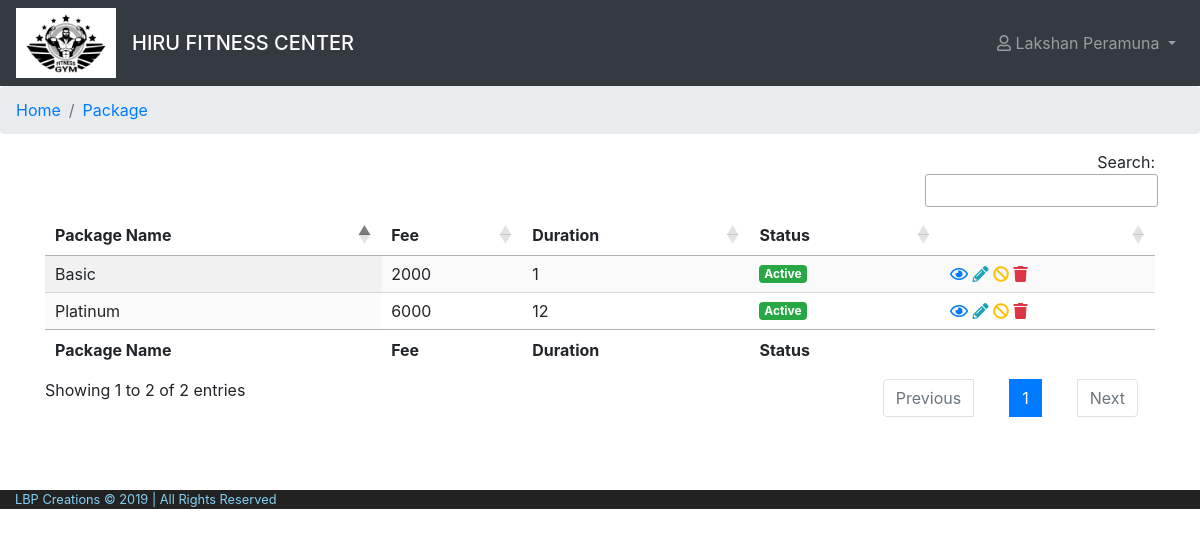
Before: /cms/view/Package.php (signed in) with the older database file.
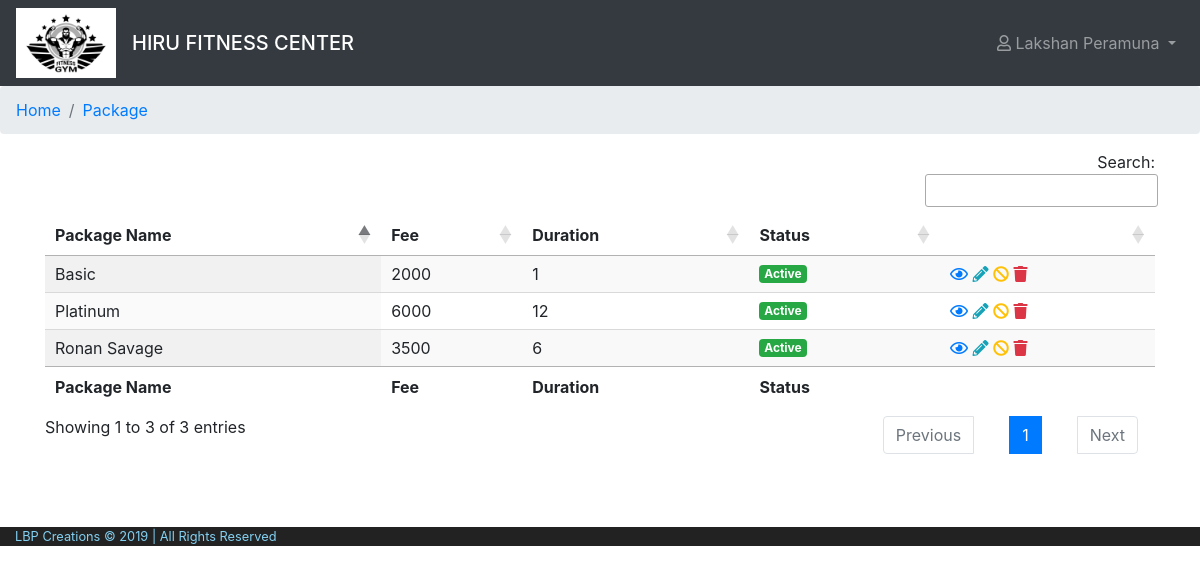
After: the same page with the newer database file.
### tables this page shows
CREATE TABLE `package` (
  `package_id` int(20) NOT NULL,
  `package_name` varchar(255) NOT NULL,
  `package_description` text NOT NULL,
  `fee` float NOT NULL,
  `duration` int(11) NOT NULL,
  `image` varchar(255) DEFAULT NULL,
  `lmd` datetime NOT NULL DEFAULT CURRENT_TIMESTAMP ON UPDATE CURRENT_TIMESTAMP,
  `status` char(1) NOT NULL COMMENT 'A = Active , I = Inactive, D = Deleted'
);

### model/package.php (called while the page is built, shortened)
<?php
class Package{
    public static function displayAllPackage(){
        $con=$GLOBALS['con'];
        $sql="  SELECT  package.package_id,
                        package.package_name,
                        package.fee,
                        package.duration,
                        package.image,
                        package.status
                FROM package
                WHERE package.status != 'D'
                ORDER BY package_id DESC";
        $result=$con->query($sql);
        return $result;
    }
}

### cms/view/Package.php (the view, shortened to what this page needs)
<?php include '../layout/header.php'; ?>
<?php include '../../model/package.php'; ?>
<?php
$allPackage = Package::displayAllPackage();
?>
<body>
    <?php include '../layout/navBar.php';?>
    <nav aria-label="breadcrumb">
    <ol class="breadcrumb">
        <li class="breadcrumb-item" aria-current="page"><a href="dashboard.php">Home</a></li>
        <li class="breadcrumb-item active" aria-current="page"><a href="#">Package</a></li>
    </ol>
    </nav>
    <div class="container">
        <table id="example" class="display" style="width:100%">
            <thead>
                <tr>
                    <th>Package Name</th>
                    <th>Fee</th>
                    <th>Duration</th>
                    <th>Status</th>
                    <th>&nbsp;</th>
                </tr>
            </thead>
            <tbody>
                <?php
                    while($row = $allPackage->fetch_assoc()) {
                        if($row['status']==Package::ACTIVE){
                            $status="Active";
                        }elseif($row['status']==Package::INACTIVE){
                            $status="Inactive";
                        }
                ?>
                <tr <?php if($row['status']==Package::DELETED){ echo "style='display: none;'";}?>>
                    <td><?php echo ucfirst($row['package_name']); ?></td>
                    <td><?php echo ucfirst($row['fee']); ?></td>
                    <td><?php echo $row['duration']; ?></td>
                    <td><span class="badge <?php if($row['status']==Package::ACTIVE){echo "badge-success";}else{echo "badge-danger";}?>"><?php echo $status; ?></span></td>
                    <td>
                            <a data-toggle="tooltip" data-placement="top" title="View" href="../../controller/packageController.php?package_id=<?php echo $row['package_id']?>&status=View"><i class="far fa-eye text-primary"></i></a>
                            <a data-toggle="tooltip" data-placement="top" title="Edit" href="../../controller/packageController.php?package_id=<?php echo $row['package_id']?>&status=Edit"><i class="fas fa-pencil-alt text-info"></i></a>
                        <?php
                            $packageId = $row['package_id'];
                            if($row['status']==Package::ACTIVE){
                                echo "<a data-toggle='tooltip' data-placement='top' title='Deactivate' href='../../controller/packageController.php?package_id='.$packageId.'&status=Deactivate'><i class='fas fa-ban text-warning'></i></a>";
                            }elseif($row['status']==Package::INACTIVE){
                                echo "<a data-toggle='tooltip' data-placement='top' title='Activate' href='../../controller/packageController.php?package_id='.$packageId.'&status=Activate'><i class='far fa-check-circle text-success'></i></a>";
                            }
                        ?>
                            <a data-toggle="tooltip" data-placement="top" title="Delete"><i class="fas fa-trash text-danger"></i></a>
                    </td>
                </tr>
                    <?php } ?>
            </tbody>
            <tfoot>
                <tr>
                    <th>Package Name</th>
                    <th>Fee</th>
                    <th>Duration</th>
                    <th>Status</th>
                    <th>&nbsp;</th>
                </tr>
            </tfoot>
        </table>
    </div>
<?php include '../layout/footer.php';?>

Changed rows visible on the page:
added package: package_name "Ronan Savage", fee "3500", duration "6", status "Active"
Other visible differences:
text written by a page script: "Search: Showing 1 to 2 of 2 entries Previous 1 Next" → "Search: Showing 1 to 3 of 3 entries Previous 1 Next"
